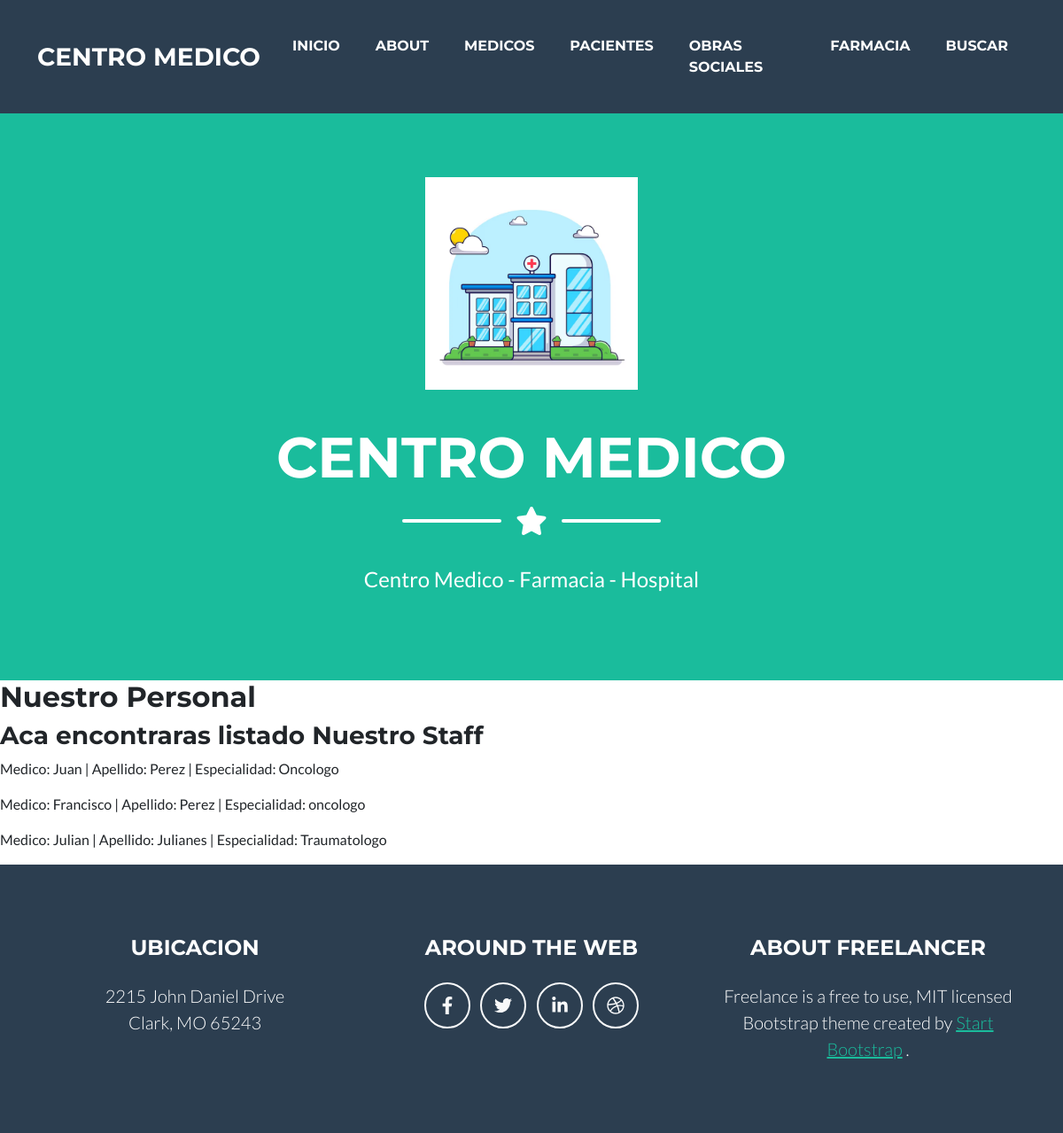
Page /medico_lista on the earlier database version.
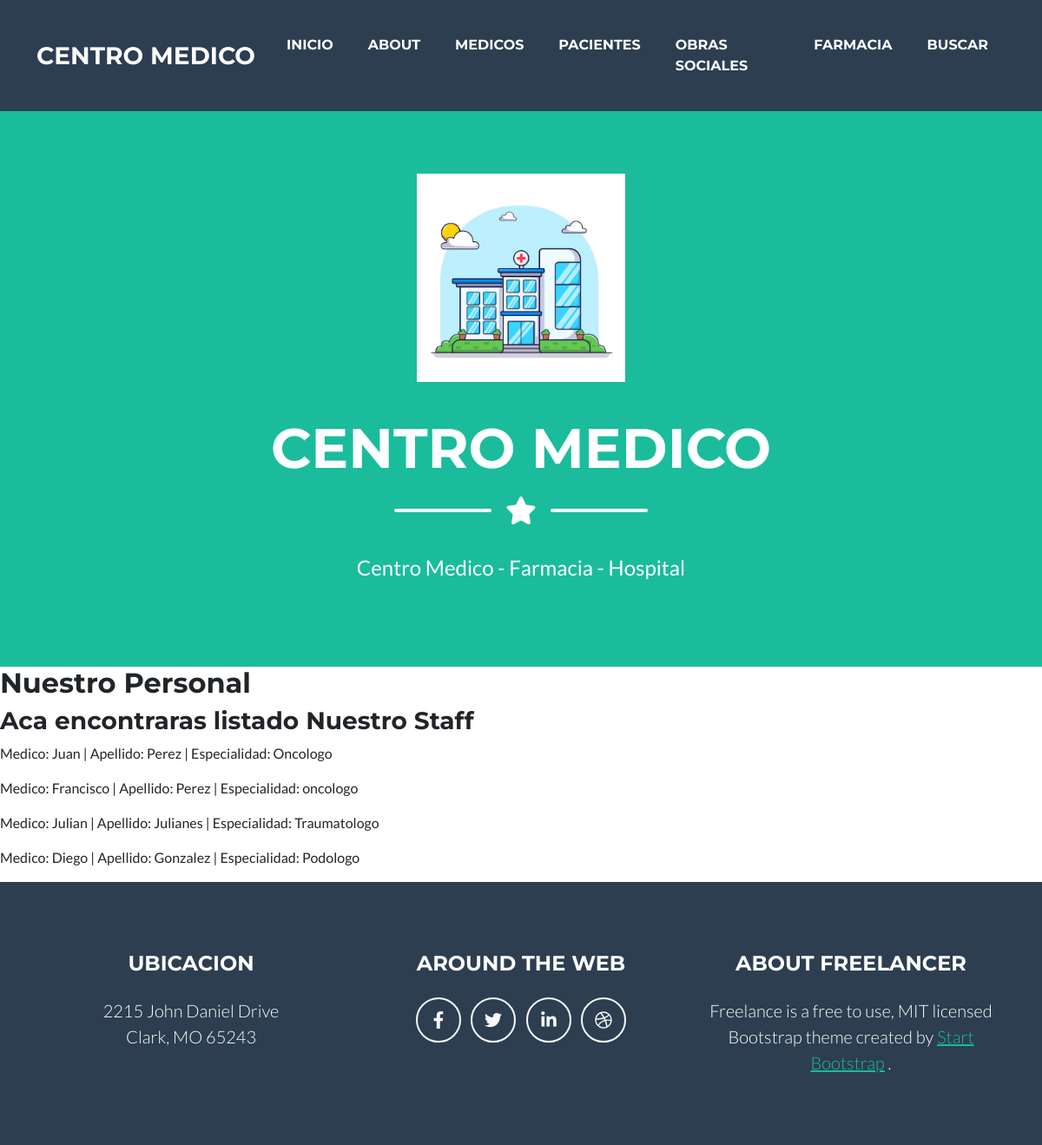
Same page on the later database version.
### centromed/models.py (models this page shows, shortened)
class Medico(models.Model):
    nombre= models.CharField(max_length=20)
    apellido= models.CharField(max_length=20)
    matricula = models.IntegerField()
    especialidad= models.CharField (max_length=20)
    email= models.EmailField()

### centromed/views.py (the view)
# urls.py: path("medico_lista", MedicoListView.as_view(), name= "medico_lista"),
class MedicoListView(ListView):
    model = Medico
    context_object_name = "medicos"
    template_name = "centromed/medico_lista.html"

### centromed/templates/centromed/medico_lista.html (shortened to what this page needs)
{% extends 'centromed/base.html' %}
{% block mutable %}
    <h2>Nuestro Personal</h2>
    <h3>Aca encontraras listado Nuestro Staff</h3>
    {% for medico in medicos %}
        <p>Medico: {{medico.nombre}} | Apellido: {{medico.apellido}} | Especialidad: {{medico.especialidad}}</p>
    {% endfor %}
{% endblock %}

Differences in the rows shown:
added Medico: nombre "Diego", apellido "Gonzalez", especialidad "Podologo"
